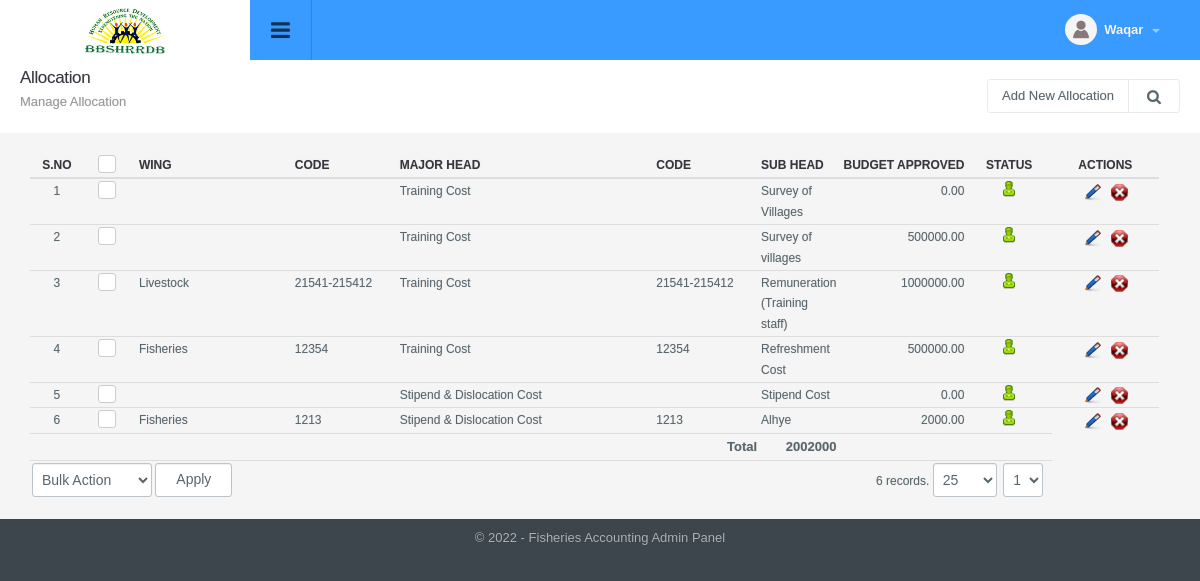
The page /account_manage.php (signed in) on the database its author committed.
### tables this page shows
CREATE TABLE `config_variable` (
  `id` int NOT NULL,
  `config_type_id` int NOT NULL,
  `title` varchar(512) NOT NULL,
  `notes` varchar(512) NOT NULL,
  `type` varchar(200) NOT NULL,
  `default_values` text NOT NULL,
  `key` varchar(200) NOT NULL,
  `value` text NOT NULL,
  `sortorder` int NOT NULL
);

CREATE TABLE `account` (
  `id` int NOT NULL,
  `wing_id` int DEFAULT NULL,
  `parent_id` int DEFAULT NULL,
  `code` varchar(50) NOT NULL,
  `title` varchar(50) NOT NULL,
  `type` int DEFAULT NULL,
  `description` varchar(1000) DEFAULT NULL,
  `balance` decimal(10,2) NOT NULL,
  `is_petty_cash` int NOT NULL DEFAULT '0',
  `status` int NOT NULL DEFAULT '1',
  `ts` timestamp NOT NULL DEFAULT CURRENT_TIMESTAMP ON UPDATE CURRENT_TIMESTAMP
);

CREATE TABLE `wing` (
  `id` int NOT NULL,
  `title` varchar(200) NOT NULL,
  `status` int NOT NULL DEFAULT '1',
  `ts` timestamp NOT NULL DEFAULT CURRENT_TIMESTAMP ON UPDATE CURRENT_TIMESTAMP
);

### include/utility.php (called while the page is built, shortened)
<?php
function get_config($var){
	global $dblink;
	$sql="select value from config_variable where `key`='".slash($var)."'";
	$resConfig=doquery($sql,$dblink);
	if(numrows($resConfig)>0){
		while($rowConfig=dofetch($resConfig))
			return unslash($rowConfig["value"]);
	}
}
$site_title=get_config("site_title");
$file_upload_root="./uploads/";
function slash($str){
	if(!is_array($str))
		return utf8_encode(addslashes($str));
	else{
		for($i=0; $i<count($str); $i++)
			$str[$i]=slash($str[$i]);
		return $str;
	}
}
function unslash($str){
	return stripslashes(utf8_decode($str));
	}
function get_field($table_id, $table, $field_name='title'){
 	global $dblink;
 	$rs=doquery("select ".$field_name." from $table where id='".$table_id."'", $dblink);
 	if(numrows($rs)>0){
 		$r=dofetch($rs);
 		return unslash($r[$field_name]);
 	}
}
function get_account_balance( $account_id, $datetime = "", $project_id = "" ){
	global $dblink;
	$balance = 0;
	if( empty( $datetime ) ) {
		$datetime = date( "Y-m-d H:i:s" );
	}
	if( empty( $project_id ) ) {
		$account = doquery( "select is_petty_cash, balance from account where id='".$account_id."'", $dblink );
		if(numrows($account)>0){
			$account = dofetch($account);
			$balance = $account[ "balance" ];
		}
	}
	else {
		$balance = 0;
	}
	$expense = dofetch( doquery( "select sum(amount) as total from expense where status=1 and sub_head = '".$account_id."' and datetime_added<='".$datetime."'".($project_id != ''?" and project_id='".$project_id."'":""), $dblink ) );
	$balance -= $expense[ "total" ];
	return $balance;
}

### include/db.php (called while the page is built, shortened)
<?php
function doquery($qr,$lnk){
	@$res=mysqli_query($lnk,$qr) or die($qr." - ".mysqli_error($lnk));
	return $res;
}
function dofetch($rs){
	@$rec=mysqli_fetch_array($rs);
	return $rec;
}
function numrows($rs){
	return mysqli_num_rows($rs);
}

### modules/account/list.php (the view, shortened to what this page needs)
<div class="page-header">
	<h1 class="title">Allocation</h1>
  	<ol class="breadcrumb">
    	<li class="active">Manage Allocation</li>
  	</ol>
  	<div class="right">
    	<div class="btn-group" role="group" aria-label="...">
        	<a href="account_manage.php?tab=add" class="btn btn-light editproject">Add New Allocation</a>
            <a id="topstats" class="btn btn-light" href="#"><i class="fa fa-search"></i></a>
    	</div>
    </div>
</div>
<div class="panel-body table-responsive">
	<table class="table table-hover list">
    	<thead>
            <tr>
                <th width="5%" class="text-center">S.No</th>
                <th class="text-center" width="5%"><div class="checkbox checkbox-primary">
                    <label for="select_all"></label></div></th>
                <th width="15%">Wing</th>
                <th width="10%">Code</th>
                <th width="25%">Major Head</th>
                <th width="10%">Code</th>
                <th>Sub Head</th>
                <th width="12%" class="text-right">Budget Approved</th>
                <th width="8%" class="text-center">Status</th>
                <th width="10%" class="text-center">Actions</th>
            </tr>
        </thead>
        <tbody>
            <?php
            $total = 0;
            $rs=show_page($rows, $pageNum, $sql);
            if(numrows($rs)>0){
                $sn=1;
                while($r=dofetch($rs)){
                    $total += get_account_balance($r["id"]);
                    ?>
                    <tr>
                        <td class="text-center"><?php echo $sn;?></td>
                        <td class="text-center"><div class="checkbox margin-t-0 checkbox-primary">
                            <label for="<?php echo "rec_".$sn?>"></label></div>
                        </td>
                        <td><?php echo get_field($r["wing_id"], "wing", "title"); ?></td>
                        <td><?php echo unslash($r["code"]); ?></td>
                        <td><?php echo get_field($r["parent_id"], "account", "title"); ?></td>
                        <td><?php echo unslash($r["code"]); ?></td>
                        <td><?php echo unslash($r["title"]); ?></td>
                        <td class="text-right"><?php echo unslash($r["balance"]); ?></td>
                        <td class="text-center">
                            <a href="account_manage.php?id=<?php echo $r['id'];?>&tab=status&s=<?php echo ($r["status"]==0)?1:0;?>">
                                <?php
                                if($r["status"]==0){
                                    ?>
                                    <img src="images/offstatus.png" alt="Off" title="Set Status On">
                                    <?php
                                }
                                else{
                                    ?>
                                    <img src="images/onstatus.png" alt="On" title="Set Status Off">
                                    <?php
                                }
                                ?>
                            </a>
                        </td>
                        <td class="text-center">
                            	<a href="account_manage.php?tab=edit&id=<?php echo $r['id'];?>"><img title="Edit Record" alt="Edit" src="images/edit.png"></a>&nbsp;&nbsp;
                            	<a onclick="return confirm('Are you sure you want to delete')" href="account_manage.php?id=<?php echo $r['id'];?>&amp;tab=delete"><img title="Delete Record" alt="Delete" src="images/delete.png"></a>
                        </td>
                    </tr>
                    <?php
                    $sn++;
                }
                ?>
                <tr>
                    <th colspan="6" class="text-right">Total</th>
                    <th class="text-right"><?php echo $total?></th>
                    <th></th>
                    <th></th>
                </tr>
                <tr>
                    <td colspan="5" class="actions">
                        <select name="bulk_action" class="" id="bulk_action" title="Choose Action">
                            <option value="null">Bulk Action</option>
                        </select>
                        <input type="button" name="apply" value="Apply" id="apply_bulk_action" class="btn btn-light" title="Apply Action"  />
                    </td>
                    <td colspan="4" class="paging" title="Paging" align="right"><?php echo pages_list($rows, "account", $sql, $pageNum)?></td>
                </tr>
                <?php
            }
            else{
                ?>
                <tr>
                    <td colspan="8"  class="no-record">No Result Found</td>
                </tr>
                <?php
            }
            ?>
        </tbody>
     </table>
</div>

### include/header.php (shortened to what this page needs)
<!DOCTYPE html PUBLIC "-//W3C//DTD XHTML 1.0 Transitional//EN" "http://www.w3.org/TR/xhtml1/DTD/xhtml1-transitional.dtd">
<html xmlns="http://www.w3.org/1999/xhtml">
<head>
<link type="text/css" rel="stylesheet" href="css/font-awesome.min.css" />
<link type="text/css" rel="stylesheet" href="css/font-awesome.css" />
<link type="text/css" rel="stylesheet"  href="css/bootstrap.css" />
<link rel="stylesheet" href="css/bootstrap-datetimepicker.min.css" />
<link type="text/css" rel="stylesheet"  href="css/awesome-bootstrap-checkbox.css" />
<link href="css/general.css" type="text/css" rel="stylesheet" />
<link type="text/css" rel="stylesheet"  href="css/style.css" />
<link rel="stylesheet" href="//code.jquery.com/ui/1.12.1/themes/base/jquery-ui.css">
</head>
<body>
	<div id="wrapper" class="round_corners">
    	<div id="top" class="clearfix">
            <div class="applogo">
                <a href="index.php" class="logo"><?php $admin_logo=get_config("admin_logo"); ?><img src="<?php echo $file_upload_root;?>config/<?php echo $admin_logo?>" /></a>
            </div>
            <a class="sidebar-open-button" href="#"><i class="fa fa-bars"></i></a>
            <ul class="top-right">
            	<li class="dropdown link">
                	<a class="dropdown-toggle profilebox" data-toggle="dropdown" href="#">
                    	<img alt="img" src="images/profileimg-default.png">
                        <b><?php echo ucfirst((isset($_SESSION["logged_in_admin"]) && $_SESSION["logged_in_admin"]!="")?$_SESSION["logged_in_admin"]["name"]:"Guest");?></b>
                        <span class="caret"></span>
                    </a>
                </li>
           </ul>
        </div>
		<div class="content" style="margin-left:0">

### include/footer.php (shortened to what this page needs)
<div id="footer" class="bottom_round_corners">
	<div id="footer_content">
    	<address>&copy; <?php echo date("Y");?> - <?php echo $site_title; ?> Admin Panel</address>
    </div>
</div>
<link href="js/fancybox/jquery.fancybox.min.css" rel="stylesheet" type="text/css" />
<link href="js/chosen/chosen.css" rel="stylesheet" type="text/css" />
<link rel="stylesheet" type="text/css" href="css/angularjs-datetime-picker.css" />
</body>
</html>

### rows shown on the page
config_variable: value (picture)
account: parent_id "Training Cost", title "Survey of Villages", balance "0.00", status 1 (drawn)
account: parent_id "Training Cost", title "Survey of villages", balance "500000.00", status 1 (drawn)
account: wing.title "Livestock", code "21541-215412", parent_id "Training Cost", title "Remuneration (Training staff)", balance "1000000.00", status 1 (drawn)
account: wing.title "Fisheries", code "12354", parent_id "Training Cost", title "Refreshment Cost", balance "500000.00", status 1 (drawn)
account: parent_id "Stipend & Dislocation Cost", title "Stipend Cost", balance "0.00", status 1 (drawn)
account: wing.title "Fisheries", code "1213", parent_id "Stipend & Dislocation Cost", title "Alhye", balance "2000.00", status 1 (drawn)
config_variable: value "Fisheries Accounting"

### other values the page prints
$total "2002000"
pages_list($rows, "account", $sql, $pageNum) "6 records."
form field page "1"
